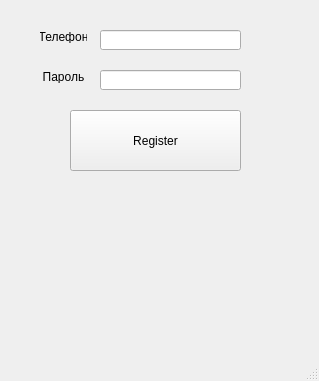
<?xml version="1.0" encoding="UTF-8"?>
<ui version="4.0">
 <class>MainWindow</class>
 <widget class="QMainWindow" name="MainWindow">
  <property name="geometry">
   <rect>
    <x>0</x>
    <y>0</y>
    <width>319</width>
    <height>381</height>
   </rect>
  </property>
  <property name="windowTitle">
   <string>MainWindow</string>
  </property>
  <widget class="QWidget" name="centralwidget">
   <widget class="QLabel" name="label">
    <property name="geometry">
     <rect>
      <x>40</x>
      <y>70</y>
      <width>47</width>
      <height>13</height>
     </rect>
    </property>
    <property name="text">
     <string>Пароль</string>
    </property>
    <property name="alignment">
     <set>Qt::AlignCenter</set>
    </property>
   </widget>
   <widget class="QLineEdit" name="password">
    <property name="geometry">
     <rect>
      <x>100</x>
      <y>70</y>
      <width>141</width>
      <height>20</height>
     </rect>
    </property>
   </widget>
   <widget class="QLineEdit" name="phone">
    <property name="geometry">
     <rect>
      <x>100</x>
      <y>30</y>
      <width>141</width>
      <height>20</height>
     </rect>
    </property>
   </widget>
   <widget class="QLabel" name="label_2">
    <property name="geometry">
     <rect>
      <x>40</x>
      <y>30</y>
      <width>47</width>
      <height>13</height>
     </rect>
    </property>
    <property name="text">
     <string>Телефон</string>
    </property>
    <property name="alignment">
     <set>Qt::AlignCenter</set>
    </property>
   </widget>
   <widget class="QPushButton" name="pushButton">
    <property name="geometry">
     <rect>
      <x>70</x>
      <y>110</y>
      <width>171</width>
      <height>61</height>
     </rect>
    </property>
    <property name="text">
     <string>Register</string>
    </property>
   </widget>
   <widget class="QLabel" name="status_label">
    <property name="geometry">
     <rect>
      <x>10</x>
      <y>180</y>
      <width>281</width>
      <height>71</height>
     </rect>
    </property>
    <property name="text">
     <string/>
    </property>
    <property name="alignment">
     <set>Qt::AlignCenter</set>
    </property>
   </widget>
  </widget>
  <widget class="QMenuBar" name="menubar">
   <property name="geometry">
    <rect>
     <x>0</x>
     <y>0</y>
     <width>319</width>
     <height>21</height>
    </rect>
   </property>
  </widget>
  <widget class="QStatusBar" name="statusbar"/>
 </widget>
 <resources/>
 <connections/>
</ui>
